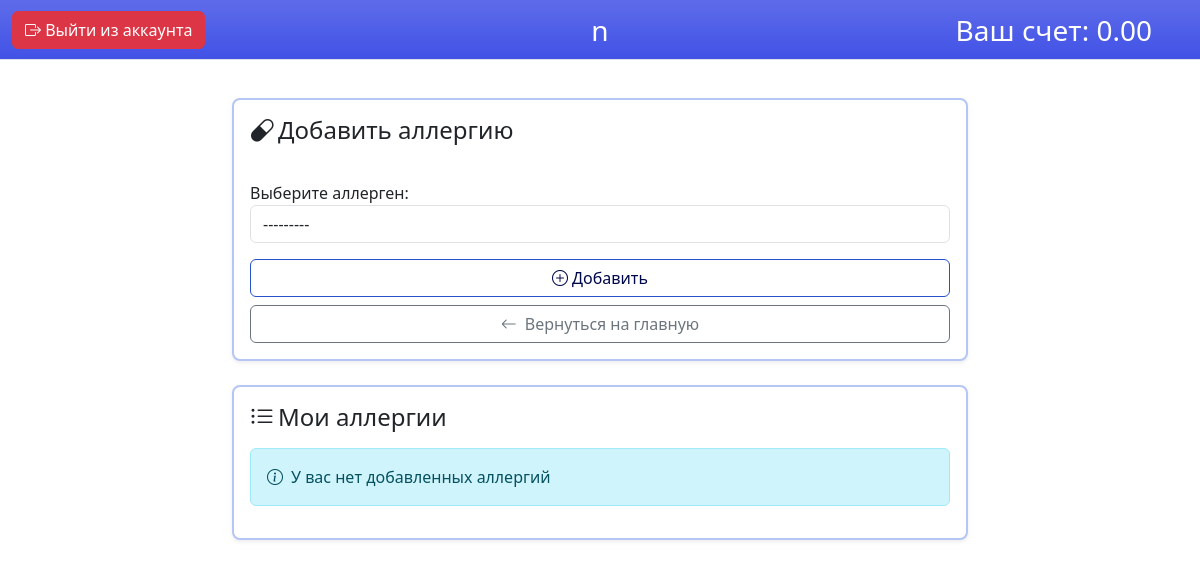
The page /student/allergy/ (signed in) on the database as committed earlier.
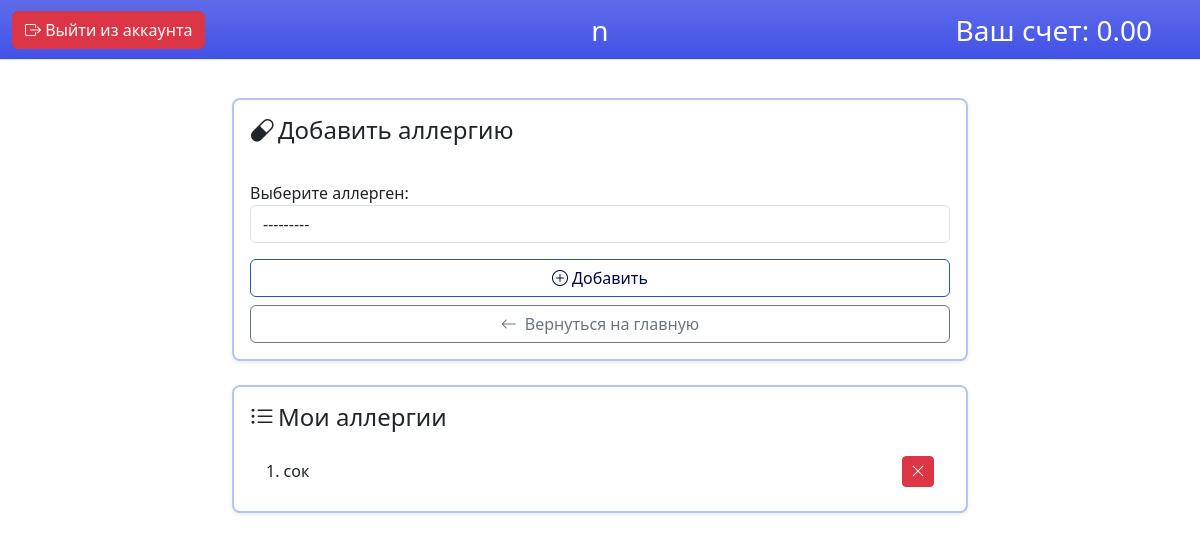
The same page on the database as committed later.
### student/models.py (models this page shows)
class Allergy(models.Model):
    student = models.ForeignKey(Student, on_delete=models.CASCADE)
    ingredient = models.ForeignKey('cook.Ingredient', on_delete=models.CASCADE)
    class Meta:
        unique_together = ('student', 'ingredient')

### cook/models.py (models this page shows, shortened)
class Ingredient(models.Model):
    title = models.CharField(max_length=255)
    amount = models.FloatField(default=0)
    cost = models.DecimalField(max_digits=10, decimal_places=2)
    picture = models.ImageField(upload_to="pictures/ingredients", null=True, blank=True)

### student/views.py (the view)
# urls.py: path("allergy/", views.allergy, name="allergy_page"),
def allergy(request: HttpRequest) -> HttpResponse:
    if not request.user.is_authenticated:
        return redirect('login')
    user_role_id = request.user.role.id if request.user.role else None
    if user_role_id != 2:
        return HttpResponseForbidden("Доступ запрещен: вы не являетесь учеником.")
    student = request.user.student_profile
    if request.method == "POST":
        form = AddAllergyForm(request.POST)
        if form.is_valid():
            allergy = form.save(commit=False)
            allergy.student = student
            try:
                allergy.save()
                return redirect('allergy_page')
            except IntegrityError:
                form.add_error(None, "Эта аллергия уже существует")
    else:
        form = AddAllergyForm()
    return render(request, "student/allergy.html", {
        "form":form,
        "allergies": Allergy.objects.filter(student=student)
        })

### student/forms.py
class AddAllergyForm(forms.ModelForm):
    ingredient = forms.ModelChoiceField(
        queryset=Ingredient.objects.all(),
        label="Выберите аллерген",
        widget=forms.Select(attrs={'class': 'form-control'}),
        error_messages={
        'required': 'Пожалуйста, выберите аллерген из списка.',
    }
    )
    def __init__(self, *args, **kwargs):
        super().__init__(*args, **kwargs)
        self.fields['ingredient'].label_from_instance = lambda obj: obj.title
    class Meta:
        model = Allergy
        fields = ["ingredient"]

### templates/student/allergy.html (shortened to what this page needs)
{% extends "base/base_student.html" %}
{% load static %}
{% block main %}
<div class="container mt-5" style="padding-top: 50px;">
    <div class="row justify-content-center">
        <div class="col-md-8 mb-4">
            <div class="card border-2 border-color border-opacity-25 shadow-sm rounded-3 h-100">
                <div class="card-body">
                    <h4 class="card-title"><i class="bi bi-capsule me-1"></i>Добавить аллергию</h4>
                    <form method="post" class="mt-3" style="padding-top: 20px;" novalidate>
                        <div class="mb-3">
                            {{ form.ingredient.label_tag }}
                            {{ form.ingredient }}
                        </div>
                        <div class="d-grid">
                            <button type="submit" class="btn btn-outline-color">
                                <i class="bi bi-plus-circle me-1"></i>Добавить
                            </button>
                        </div>
                    </form>
                    <div class="d-grid mt-2">
                        <a href="{% url 'main_page' %}" class="btn btn-outline-secondary">
                            <i class="bi bi-arrow-left me-2"></i>Вернуться на главную
                        </a>
                    </div>
                </div>
            </div>
        </div>
        <div class="col-md-8">
            <div class="card border-2 border-color border-opacity-25 shadow-sm rounded-3">
                <div class="card-body">
                    <h4 class="card-title"><i class="bi bi-list-ul me-1"></i>Мои аллергии</h4>
                    {% if allergies %}
                    <ul class="list-group list-group-flush mt-3">
                        {% for allergy in allergies %}
                        <li class="list-group-item d-flex justify-content-between align-items-center">
                            <span class="fw-medium">{{ forloop.counter }}. {{ allergy.ingredient.title }}</span>
                            <form method="post" action="{% url 'allergy_delete' allergy.id %}">
                                <button type="submit" class="btn btn-danger btn-sm">
                                    <i class="bi bi-x-lg"></i>
                                </button>
                            </form>
                        </li>
                        {% endfor %}
                    </ul>
                    {% else %}
                    <div class="alert alert-info mt-3">
                        <i class="bi bi-info-circle me-2"></i>У вас нет добавленных аллергий
                    </div>
                    {% endif %}
                </div>
            </div>
        </div>
    </div>
</div>
{% endblock %}

Rows that differ between the two databases and show on the page:
added Allergy: ingredient "сок"
Other text that changed with them:
text no longer shown: "У вас нет добавленных аллергий"
